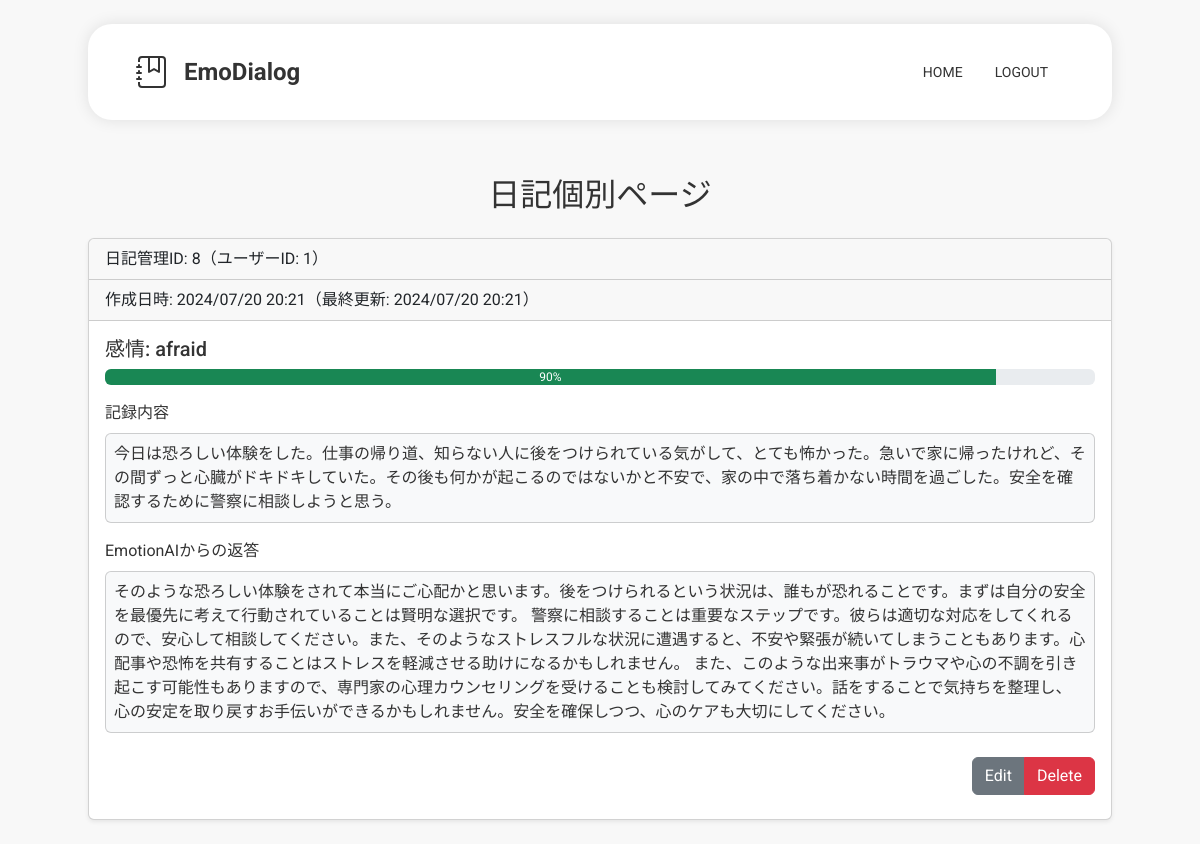
/diaries/8 (signed in), run on the app's committed database.
### models.py (models this page shows)
class Diary(db.Model):
    id = db.Column(db.Integer, primary_key=True)
    user_id = db.Column(db.Integer, db.ForeignKey('user.id'), nullable=False)
    create_at = db.Column(
        db.DateTime,
        nullable=False,
        default=lambda: datetime.now(pytz.timezone('Asia/Tokyo'))
    )
    update_at = db.Column(
        db.DateTime,
        nullable=False,
        default=lambda: datetime.now(pytz.timezone('Asia/Tokyo')),
        onupdate=lambda: datetime.now(pytz.timezone('Asia/Tokyo'))
    )
    body = db.Column(db.String(500), nullable=False)
    response = db.Column(db.String(500))
    emotion = db.Column(db.String(100))
    emotion_degree = db.Column(db.Integer)

### app.py (the view)
@app.route("/diaries/<int:diary_id>")
@login_required
@diary_owner_required
def diaryPage(diary_id):
    diary = diaryController.get_diary(diary_id)
    return render_template('diary.html', diary=diary)

### app.py (called while the page is built)
def diary_owner_required(f):
    @wraps(f)
    def decorated_function(*args, **kwargs):
        diary_id = kwargs.get('diary_id', None)
        if not diaryController.is_diary_owner(diary_id, current_user.id):
            abort(403)
        return f(*args, **kwargs)
    return decorated_function

@login_manager.user_loader
def load_user(user_id):
    return userController.user_load_control(user_id)

### controllers.py (called while the page is built)
    def user_load_control(self, user_id):
        return User.query.get(user_id)

    def is_diary_owner(self, diary_id, user_id):
        diary = Diary.query.get(diary_id)
        try:
            if diary.user_id == user_id:
                return True
        except:
            return False
        return False

    def get_diary(self, diary_id):
        diary = Diary.query.get(diary_id)
        return diary

### templates/diary.html (shortened to what this page needs)
{% extends "base.html" %}
{% block content %}
<h2 class="text-center p-3">日記個別ページ</h2>
<div class="card mx-auto mb-4 shadow-sm" style="max-width: 64rem;">
    <div class="card-header">日記管理ID: {{ diary.id }}（ユーザーID: {{ diary.user_id }}）</div>
    <div class="card-header">作成日時: {{ diary.create_at.strftime('%Y/%m/%d %H:%M') }}（最終更新: {{ diary.update_at.strftime('%Y/%m/%d %H:%M') }}）</div>
    <div class="card-body">
        <div class="emotion mb-3">
            <h5 class="card-title mb-2">感情: {{ diary.emotion }}</h5>
            <div class="progress mb-2" role="progressbar">
                <div class="progress-bar bg-success" style='width: {{ diary.emotion_degree }}%'>{{ diary.emotion_degree }}%</div>
            </div>
        </div>
        <div class="card-text mb-2 overflow-hidden">
            記録内容
        </div>
        {% if diary.response != "" %}
            <div class="card bg-body-tertiary mb-3">
                <div class="card-text m-2 overflow-hidden">
                    {{ diary.body }}
                </div>
            </div>
            <div class="card-text mb-2 overflow-hidden">
                EmotionAIからの返答
            </div>
            <div class="card bg-body-tertiary mb-3">
                <div class="card-text m-2 overflow-hidden">
                    {{ diary.response }}
                </div>
            </div>
        {% endif %}
        <div class="text-end">
            <div class="btn-group my-2" role="group">
                <a href="/diaries/{{ diary.id }}/edit" class="btn btn-secondary" id="edit_diary">Edit</a>
                <a href="/diaries/{{ diary.id }}/delete" class="btn btn-danger" id="delete_diary">Delete</a>
            </div>
        </div>
    </div>
</div>
{% endblock %}

### static/css/style.css (style rules this page uses)
* { font-family: "Roboto", "Noto Sans JP", sans-serif; color: #333; }
body { margin: 0; padding: 0; background-color: #f8f8f8; }

### data on the page
Diary: id "8", user_id "1", create_at "2024/07/20 20:21", update_at "2024/07/20 20:21", emotion "afraid", emotion_degree "90", body "今日は恐ろしい体験をした。仕事の帰り道、知らない人に後をつけられている気がして、とても怖かった。急いで家に帰ったけれど、その間ずっと心臓がドキドキしていた。その後も何かが起こるのではないかと不安で、家の中で落ち着かない時間を過ごした。安全を確認するために警察に相談しようと思う。", response "そのような恐ろしい体験をされて本当にご心配かと思います。後をつけられるという状況は、誰もが恐れることです。まずは自分の安全を最優先に考えて行動されていることは賢明な選択です。 警察に相談することは重要なステップです。彼らは適切な対応をしてくれるので、安心して相談してください。また、そのようなストレスフルな状況に遭遇すると、不安や緊張が続いてしまうこともあります。心配事や恐怖を共有することはストレスを軽減させる助けになるかもしれません。 また、このような出来事がトラウマや心の不調を引き起こす可能性もありますので、専門家の心理カウンセリングを受けることも検討してみてください。話をすることで気持ちを整理し、心の安定を取り戻すお手伝いができるかもしれません。安全を確保しつつ、心のケアも大切にしてください。"
